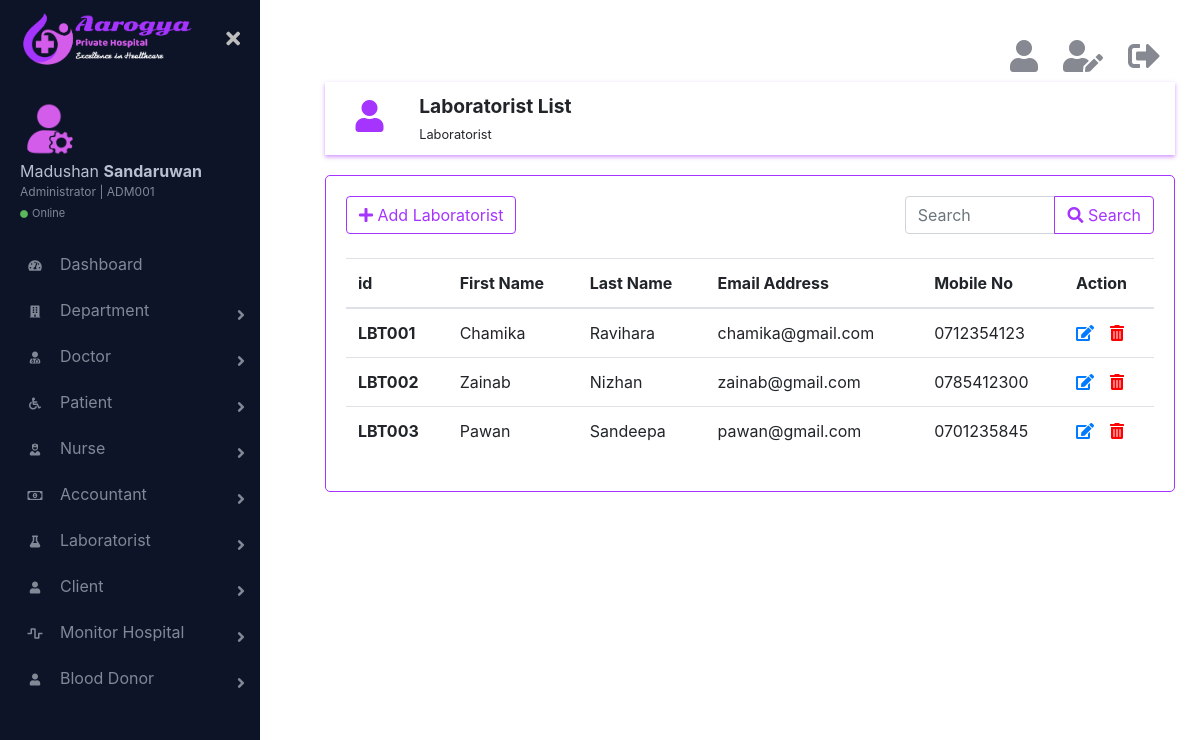
Screenshot of /html/laboratoristList.php (signed in) with the database file from the repository.
### tables this page shows
CREATE TABLE IF NOT EXISTS `laboratorist` (
  `id` char(6) NOT NULL,
  `firstName` char(20) NOT NULL,
  `lastName` char(20) NOT NULL,
  `email` varchar(100) NOT NULL,
  `mobile` char(10) NOT NULL,
  `is_deleted` int(11) NOT NULL,
  PRIMARY KEY (`id`)
);

### html/laboratoristList.php (the view, shortened to what this page needs)
<?php
    require_once('../connection/connection.php');
?>
<!DOCTYPE html>
<html lang="en">
    <head>
        <link rel="stylesheet" href="../css/bootstrap.min.css">
        <link href="https://cdnjs.cloudflare.com/ajax/libs/font-awesome/5.10.0-11/css/all.css" rel="stylesheet">
        <link href="../css/main.css" rel="stylesheet">
    </head>
    <body>
        <div class="page-wrapper chiller-theme toggled">
            <?php
                require_once('sidebar.php');
            ?>
            <main class="page-content">
                <div class="container">
                    <?php
                        require_once('logoutbar.php');
                    ?>
                    <div class="row topic">
                        <div class="col-md-1 topic-logo">
                            <i class="fas fa-user fa-2x"></i>
                        </div>
                        <div class="col-md-11">
                            <span class="font-weight-bold"><big>Laboratorist List</big><br><small>Laboratorist</small></span>
                        </div>
                    </div>
                    <div class="row">
                        <div class="col-md-12 form">
                            <div class="row">
                                <div class="col-md-8">
                                    <a href="addLaboratorist.php" ><button type="button" class="btn btn-outline-primary"><i class="fas fa-plus"></i>  Add Laboratorist</button></a>
                                </div>
                                <div class="col-md-4">
                                    <div class="input-group">
                                        <input type="search" class="form-control" placeholder="Search">
                                        <div class="input-group-append">
                                            <button class="btn btn-outline-primary" type="button"><i class="fas fa-search"></i> Search</button>
                                        </div>
                                    </div>
                                </div>
                            </div>
                            <br>
                            <table class="table">
                              <thead>
                                  <tr>
                                      <th scope="col">id</th>
                                      <th scope="col">First Name</th>
                                      <th scope="col">Last Name</th>
                                      <th scope="col">Email Address</th>
                                      <th scope="col">Mobile No</th>
                                      <?php
                                        if($_SESSION['role'] == 'admin'){
                                            echo "<th scope='col'>Action</th>";
                                        }
                                    ?>
                                  </tr>
                              </thead>
                              <tbody>
                                  <?php
                                    $query = "SELECT * FROM `laboratorist` WHERE `is_deleted` = 0 ORDER BY `id`";
                                    $result_set = mysqli_query($con,$query);
                                    if (mysqli_num_rows($result_set) >= 1) {
                                        while($lbt = mysqli_fetch_assoc($result_set)){
                                            echo "<tr>";
                                            echo "<th scope='row'>".$lbt['id']."</th>";
                                            echo "<td>".$lbt['firstName']."</td>";
                                            echo "<td>".$lbt['lastName']."</td>";
                                            echo "<td>".$lbt['email']."</td>";
                                            echo "<td>".$lbt['mobile']."</td>";
                                            if($_SESSION['role'] == 'admin'){
                                                echo "<td><a href=\"#\"><i class='fas fa-edit mr-3' data-toggle='tooltip' title='Edit'></i></a><a href='laboratoristList.php?id={$lbt['id']}' onclick=\"return confirm('Are you sure to delete this information ?');\"><i class='fas fa-trash-alt' data-toggle='tooltip' title='Delete' style='color:red;'></i></a></td>";
                                            }
                                            echo "</tr>";
                                        }
                                    } else {
                                        echo "<tr><td><h4 class='text-danger'>No records</h4></td></tr>";
                                    }
                                  ?>
                              </tbody>
                            </table>
                        </div>
                    </div>
                </div>
            </main>
        </div>
    </body>
</html>

### css/main.css (style rules this page uses)
.page-wrapper { height: 100vh; }
@media screen and (min-width: 700px) { .page-wrapper.toggled .page-content { padding-left: 300px; } }
.page-wrapper .page-content { display: inline-block; width: 100%; padding-left: 0px; padding-top: 20px; }
.page-wrapper .page-content > div { padding: 20px 40px; }
.page-wrapper .page-content { overflow-x: hidden; }
.topic { box-shadow: 0 2px 4px rgba(165, 52, 254, 0.5); padding: 10px; }
.topic-logo { display: inline-block; text-align: center; color: rgb(165, 52, 254); margin-top: 8px; }
.form { margin-top: 20px; border: 1px solid rgb(165, 52, 254); border-radius: 5px; padding: 20px; }

### rows the page displays
laboratorist: id "LBT001", firstName "Chamika", lastName "Ravihara", email "chamika@gmail.com", mobile "0712354123"
laboratorist: id "LBT002", firstName "Zainab", lastName "Nizhan", email "zainab@gmail.com", mobile "0785412300"
laboratorist: id "LBT003", firstName "Pawan", lastName "Sandeepa", email "pawan@gmail.com", mobile "0701235845"

### other values shown
$_SESSION['firstName'] "Madushan"
$_SESSION['lastName'] "Sandaruwan"
$_SESSION['id'] "ADM001"
